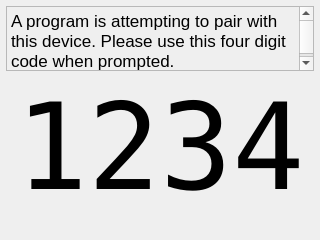
<?xml version="1.0" encoding="UTF-8"?>
<ui version="4.0">
 <class>PairWidget</class>
 <widget class="QWidget" name="PairWidget">
  <property name="geometry">
   <rect>
    <x>0</x>
    <y>0</y>
    <width>320</width>
    <height>240</height>
   </rect>
  </property>
  <property name="windowTitle">
   <string>Pair</string>
  </property>
  <layout class="QVBoxLayout" name="verticalLayout" stretch="0,1,1">
   <property name="leftMargin">
    <number>6</number>
   </property>
   <property name="topMargin">
    <number>6</number>
   </property>
   <property name="rightMargin">
    <number>6</number>
   </property>
   <property name="bottomMargin">
    <number>0</number>
   </property>
   <item>
    <widget class="QTextBrowser" name="textBrowser">
     <property name="sizePolicy">
      <sizepolicy hsizetype="Expanding" vsizetype="Expanding">
       <horstretch>0</horstretch>
       <verstretch>0</verstretch>
      </sizepolicy>
     </property>
     <property name="maximumSize">
      <size>
       <width>16777215</width>
       <height>65</height>
      </size>
     </property>
     <property name="palette">
      <palette>
       <active>
        <colorrole role="Base">
         <brush brushstyle="SolidPattern">
          <color alpha="0">
           <red>255</red>
           <green>255</green>
           <blue>255</blue>
          </color>
         </brush>
        </colorrole>
       </active>
       <inactive>
        <colorrole role="Base">
         <brush brushstyle="SolidPattern">
          <color alpha="0">
           <red>255</red>
           <green>255</green>
           <blue>255</blue>
          </color>
         </brush>
        </colorrole>
       </inactive>
       <disabled>
        <colorrole role="Base">
         <brush brushstyle="SolidPattern">
          <color alpha="255">
           <red>212</red>
           <green>208</green>
           <blue>200</blue>
          </color>
         </brush>
        </colorrole>
       </disabled>
      </palette>
     </property>
     <property name="html">
      <string>&lt;!DOCTYPE HTML PUBLIC &quot;-//W3C//DTD HTML 4.0//EN&quot; &quot;http://www.w3.org/TR/REC-html40/strict.dtd&quot;&gt;
&lt;html&gt;&lt;head&gt;&lt;meta name=&quot;qrichtext&quot; content=&quot;1&quot; /&gt;&lt;style type=&quot;text/css&quot;&gt;
p, li { white-space: pre-wrap; }
&lt;/style&gt;&lt;/head&gt;&lt;body style=&quot; font-family:'Lucida Grande'; font-size:13pt; font-weight:400; font-style:normal;&quot;&gt;
&lt;p style=&quot; margin-top:0px; margin-bottom:0px; margin-left:0px; margin-right:0px; -qt-block-indent:0; text-indent:0px;&quot;&gt;A program is attempting to pair with this device. Please use this four digit code when prompted.&lt;/p&gt;&lt;/body&gt;&lt;/html&gt;</string>
     </property>
    </widget>
   </item>
   <item>
    <widget class="QLabel" name="code">
     <property name="font">
      <font>
       <family>DejaVu Sans Mono</family>
       <pointsize>90</pointsize>
      </font>
     </property>
     <property name="styleSheet">
      <string notr="true"/>
     </property>
     <property name="text">
      <string>1234</string>
     </property>
     <property name="alignment">
      <set>Qt::AlignCenter</set>
     </property>
    </widget>
   </item>
   <item>
    <spacer name="verticalSpacer">
     <property name="orientation">
      <enum>Qt::Vertical</enum>
     </property>
     <property name="sizeHint" stdset="0">
      <size>
       <width>20</width>
       <height>40</height>
      </size>
     </property>
    </spacer>
   </item>
  </layout>
 </widget>
 <resources/>
 <connections/>
</ui>
